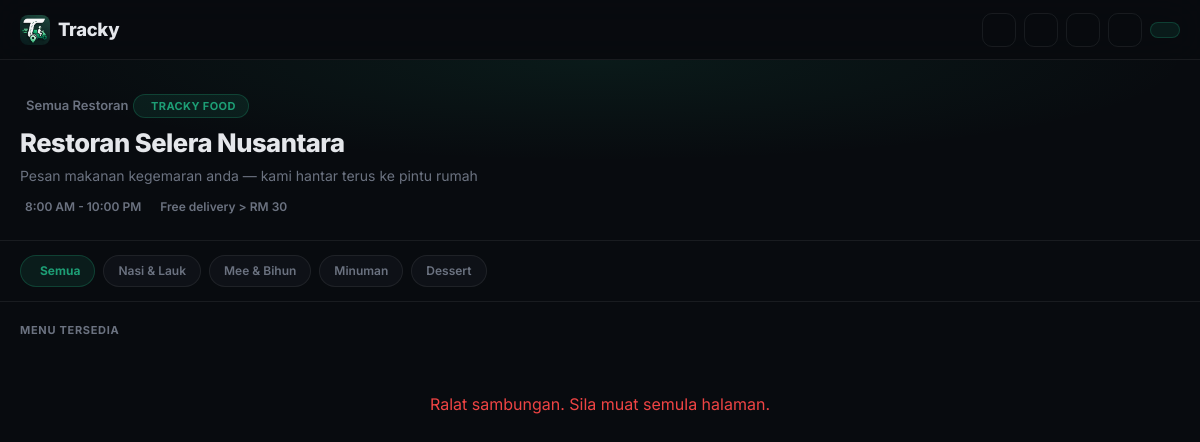
Page /customer/customer_menu.php?restaurant=1 on the earlier database version.
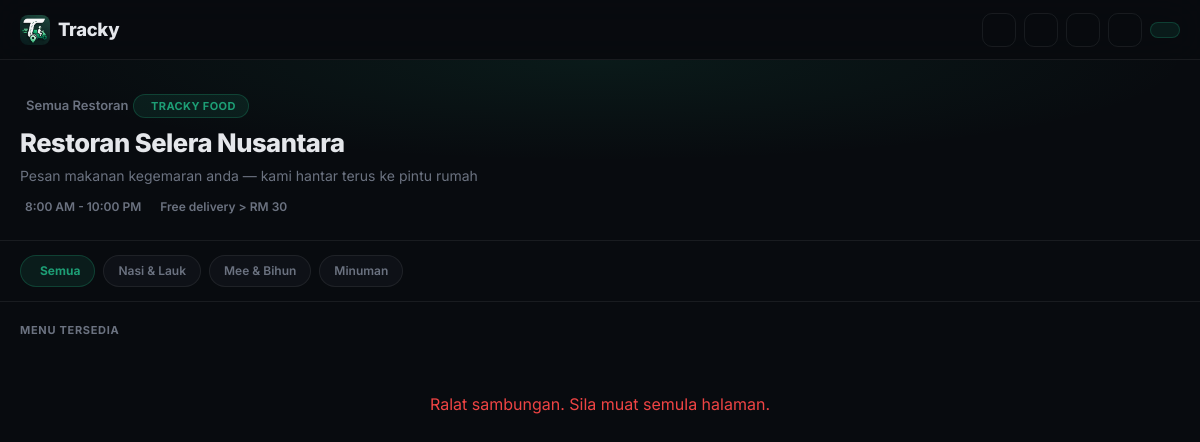
Same page on the later database version.
### tables this page shows
CREATE TABLE restaurants (
  id INT AUTO_INCREMENT PRIMARY KEY,
  name VARCHAR(100) NOT NULL DEFAULT 'Restoran Tracky',
  slug VARCHAR(80) UNIQUE,
  address TEXT,
  phone VARCHAR(20),
  email VARCHAR(100),
  logo VARCHAR(255),
  cover_image VARCHAR(255),
  accent_color VARCHAR(20) NOT NULL DEFAULT '#1D9E75',
  delivery_fee DECIMAL(10,2) DEFAULT 5.00,
  free_delivery_min DECIMAL(10,2) DEFAULT 30.00,
  operating_hours VARCHAR(100) DEFAULT '8:00 AM - 10:00 PM',
  is_open TINYINT DEFAULT 1,
  is_active TINYINT NOT NULL DEFAULT 1,
  created_at TIMESTAMP DEFAULT CURRENT_TIMESTAMP
);

CREATE TABLE categories (
  id INT AUTO_INCREMENT PRIMARY KEY,
  restaurant_id INT NULL,
  name VARCHAR(100) NOT NULL,
  description TEXT,
  is_active TINYINT DEFAULT 1,
  sort_order INT DEFAULT 0,
  INDEX idx_categories_restaurant (restaurant_id),
  FOREIGN KEY (restaurant_id) REFERENCES restaurants(id)
);

### includes/functions.php (called while the page is built, shortened)
<?php
function asset(string $rel): string
{
    $rel = ltrim($rel, '/');
    $fs = dirname(__DIR__) . '/' . $rel;
    $v = is_file($fs) ? filemtime($fs) : 1;
    return '/tracky/' . $rel . '?v=' . $v;
}
function e(?string $value): string
{
    return htmlspecialchars($value ?? '', ENT_QUOTES, 'UTF-8');
}
function getRestaurant(mysqli $conn, ?int $id = null): ?array
{
    if ($id !== null && $id > 0) {
        $stmt = mysqli_prepare($conn, 'SELECT * FROM restaurants WHERE id = ? LIMIT 1');
        mysqli_stmt_bind_param($stmt, 'i', $id);
        mysqli_stmt_execute($stmt);
        $row = mysqli_fetch_assoc(mysqli_stmt_get_result($stmt));
        return $row ?: null;
    }
    $res = mysqli_query($conn, 'SELECT * FROM restaurants ORDER BY id ASC LIMIT 1');
    return $res ? mysqli_fetch_assoc($res) : null;
}

### customer/customer_menu.php (the view, shortened to what this page needs)
<?php
require_once __DIR__ . '/../includes/db.php';
require_once __DIR__ . '/../includes/functions.php';
$req_rid = (int) ($_GET['restaurant'] ?? 0);
$active_rid = custRestaurantId();
if ($req_rid > 0) {
    $restaurant = getRestaurant($conn, $req_rid);
    $active_rid = $req_rid;
}
$categories = mysqli_query($conn, "SELECT * FROM categories WHERE is_active = 1 AND restaurant_id = $active_rid ORDER BY sort_order");
?>
<!DOCTYPE html>
<html lang="ms">
<head>
  <link href="https://cdn.jsdelivr.net/npm/bootstrap@5.3.0/dist/css/bootstrap.min.css" rel="stylesheet">
  <link href="https://cdn.jsdelivr.net/npm/@tabler/icons-webfont@3.44.0/dist/tabler-icons.min.css" rel="stylesheet">
  <link href="<?= asset('assets/css/customer.css') ?>" rel="stylesheet">
</head>
<body>
<nav class="customer-navbar">
  <a class="customer-brand" href="/tracky/" title="Laman Utama Tracky">
    <img src="/tracky/assets/img/icon.png" alt="Tracky" class="brand-img"> Tracky
  </a>
  <div class="customer-nav-actions">
    <a href="/tracky/" class="nav-icon-btn" title="Laman Utama"><i class="ti ti-home"></i></a>
    <a href="/tracky/customer/customer_restaurants.php" class="nav-icon-btn" title="Tukar restoran"><i class="ti ti-building-store"></i></a>
    <a href="/tracky/customer/customer_track.php" class="nav-icon-btn" title="Track pesanan"><i class="ti ti-map-pin"></i></a>
    <button class="customer-theme-btn" id="themeToggle" onclick="toggleTheme()"><i class="ti ti-sun" id="themeIcon"></i></button>
    <a href="/tracky/customer/customer_cart.php" class="nav-cart-btn">
    </a>
  </div>
</nav>
<div class="hero-banner">
  <a href="/tracky/customer/customer_restaurants.php" class="hero-back"><i class="ti ti-arrow-left"></i> Semua Restoran</a>
  <div class="hero-label"><i class="ti ti-bike"></i> Tracky Food</div>
  <h1 class="hero-title"><?= e($restaurant['name'] ?? 'Tracky') ?></h1>
  <p class="hero-sub">Pesan makanan kegemaran anda — kami hantar terus ke pintu rumah</p>
  <div class="hero-meta">
    <span><i class="ti ti-clock"></i> <?= e($restaurant['operating_hours'] ?? '8:00 AM - 10:00 PM') ?></span>
    <span><i class="ti ti-truck"></i> Free delivery &gt; RM <?= number_format((float)($restaurant['free_delivery_min'] ?? 30), 0) ?></span>
  </div>
</div>
<div class="category-scroll">
  <button type="button" class="category-pill active" data-cat="all"><i class="ti ti-layout-grid"></i> Semua</button>
  <?php while ($cat = mysqli_fetch_assoc($categories)): ?>
  <button type="button" class="category-pill" data-cat="<?= (int)$cat['id'] ?>"><?= e($cat['name']) ?></button>
  <?php endwhile; ?>
</div>
<div class="menu-section">
  <div class="menu-section-title">Menu Tersedia</div>
  <div class="menu-grid" id="menu-grid">
  </div>
</div>
</body>
</html>

### assets/css/customer.css (style rules this page uses)
:root { --green: #1D9E75; --green-dim: rgba(29,158,117,0.12); --green-border: rgba(29,158,117,0.28); --bg: #080B0F; --bg2: #0E1117; --bg3: #141820; --border: rgba(255,255,255,0.07); --text: #E5E7EB; --text-2: #CBD5E1; --muted: #6B7280; --shadow: 0 1px 6px rgba(0,0,0,0.35), 0 4px 20px rgba(0,0,0,0.2); --radius: 16px; }
* { box-sizing: border-box; }
body { font-family: 'Inter', sans-serif; background: var(--bg); color: var(--text); min-height: 100vh; transition: background 0.3s, color 0.3s; }
.customer-navbar { background: rgba(8,11,15,0.88); backdrop-filter: blur(20px); -webkit-backdrop-filter: blur(20px); border-bottom: 1px solid var(--border); padding: 0 20px; height: 60px; display: flex; align-items: center; justify-content: space-between; gap: 12px; position: sticky; top: 0; z-index: 100; transition: background 0.3s; }
.customer-brand { font-weight: 800; font-size: 1.15rem; color: var(--text); letter-spacing: -0.3px; text-decoration: none; display: flex; align-items: center; gap: 8px; flex-shrink: 0; }
.customer-brand .brand-img { width: 30px; height: 30px; border-radius: 8px; object-fit: cover; }
.customer-nav-actions { display: flex; align-items: center; gap: 8px; }
.customer-theme-btn { width: 34px; height: 34px; background: transparent; border: 1.5px solid var(--border); border-radius: 10px; display: flex; align-items: center; justify-content: center; cursor: pointer; color: var(--muted); font-size: 1rem; transition: all 0.2s; flex-shrink: 0; }
.nav-icon-btn { width: 34px; height: 34px; background: transparent; border: 1.5px solid var(--border); border-radius: 10px; display: flex; align-items: center; justify-content: center; color: var(--muted); font-size: 1.1rem; text-decoration: none; transition: all 0.2s; flex-shrink: 0; }
.nav-cart-btn { display: flex; align-items: center; gap: 6px; padding: 7px 14px; background: var(--green-dim); border: 1.5px solid var(--green-border); border-radius: 100px; color: var(--green); font-size: 13px; font-weight: 700; text-decoration: none; transition: all 0.2s; flex-shrink: 0; }
.hero-back { display: inline-flex; align-items: center; gap: 6px; font-size: 13px; font-weight: 600; color: var(--muted); text-decoration: none; margin-bottom: 12px; transition: color 0.2s, transform 0.2s; }
.hero-banner { padding: 28px 20px 24px; border-bottom: 1px solid var(--border); position: relative; overflow: hidden; }
.hero-banner::before { content: ''; position: absolute; inset: 0; pointer-events: none; background: radial-gradient(ellipse 70% 80% at 50% 0%, rgba(29,158,117,0.10) 0%, transparent 70%); }
.hero-label { display: inline-flex; align-items: center; gap: 5px; background: var(--green-dim); border: 1px solid var(--green-border); border-radius: 100px; padding: 3px 12px; font-size: 11px; font-weight: 700; color: var(--green); letter-spacing: 0.4px; text-transform: uppercase; margin-bottom: 10px; }
.hero-title { font-size: 1.6rem; font-weight: 800; letter-spacing: -0.5px; color: var(--text); margin-bottom: 6px; line-height: 1.2; }
.hero-sub { color: var(--muted); font-size: 0.875rem; margin-bottom: 12px; }
.hero-meta { display: flex; gap: 14px; flex-wrap: wrap; font-size: 12px; font-weight: 600; color: var(--muted); }
.hero-meta span { display: flex; align-items: center; gap: 5px; }
.category-scroll { display: flex; gap: 8px; overflow-x: auto; padding: 14px 20px; scrollbar-width: none; border-bottom: 1px solid var(--border); }
.category-pill { display: flex; align-items: center; gap: 5px; padding: 6px 14px; border-radius: 100px; font-size: 12px; font-weight: 600; white-space: nowrap; cursor: pointer; transition: all 0.2s; background: var(--bg2); border: 1.5px solid var(--border); color: var(--muted); font-family: 'Inter', sans-serif; }
.category-pill.active { background: var(--green-dim); border-color: var(--green-border); color: var(--green); font-weight: 700; }
.menu-section { padding: 20px; }
.menu-section-title { font-size: 11px; font-weight: 700; letter-spacing: 0.7px; text-transform: uppercase; color: var(--muted); margin-bottom: 14px; }
.menu-grid { display: grid; grid-template-columns: repeat(auto-fill, minmax(158px, 1fr)); gap: 12px; }
h1,h2,h3,h4,h5,h6 { color: var(--text); }
p { color: var(--text-2); }
@media (min-width: 768px) { .menu-grid { grid-template-columns: repeat(auto-fill, minmax(180px, 1fr)); } }

Differences in the rows shown:
removed categories: name "Dessert"
